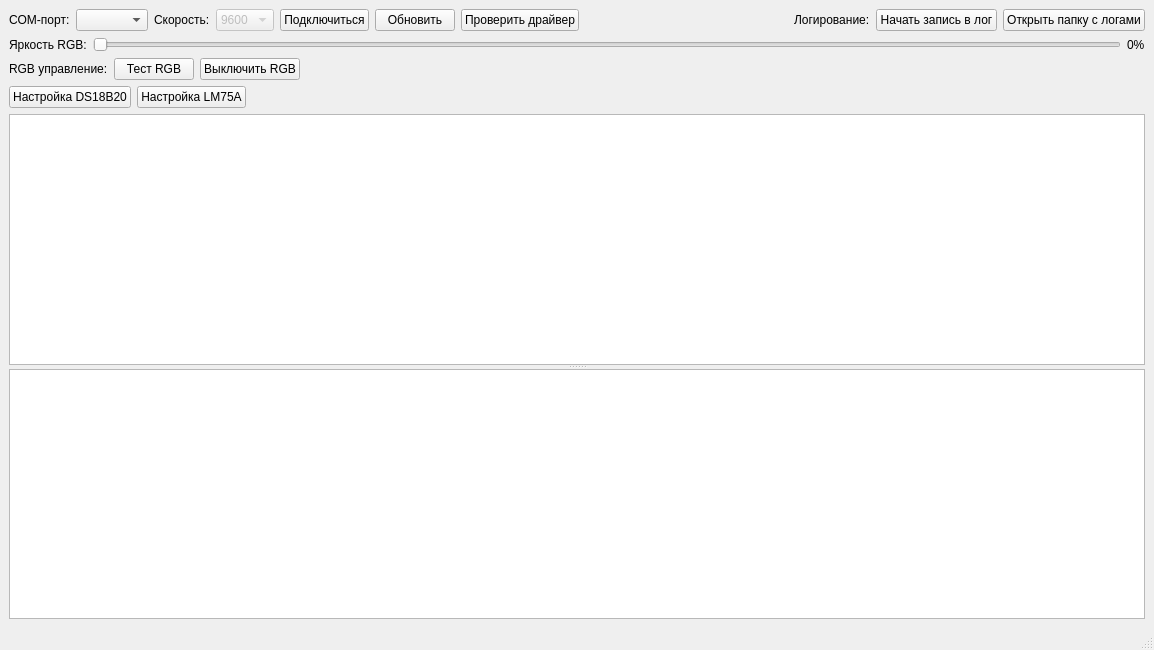
<?xml version="1.0" encoding="UTF-8"?>
<ui version="4.0">
 <class>MainWindow</class>
 <widget class="QMainWindow" name="MainWindow">
  <property name="geometry">
   <rect>
    <x>0</x>
    <y>0</y>
    <width>1154</width>
    <height>650</height>
   </rect>
  </property>
  <property name="windowTitle">
   <string>Температурный монитор - DS18B20 + LM75A + RGB</string>
  </property>
  <widget class="QWidget" name="centralwidget">
   <layout class="QVBoxLayout" name="verticalLayout">
    <item>
     <layout class="QHBoxLayout" name="horizontalLayout_ports">
      <item>
       <widget class="QLabel" name="label_port">
        <property name="text">
         <string>COM-порт:</string>
        </property>
       </widget>
      </item>
      <item>
       <widget class="QComboBox" name="portCombo"/>
      </item>
      <item>
       <widget class="QLabel" name="label_baud">
        <property name="text">
         <string>Скорость:</string>
        </property>
       </widget>
      </item>
      <item>
       <widget class="QComboBox" name="baudCombo">
        <property name="enabled">
         <bool>false</bool>
        </property>
        <property name="currentIndex">
         <number>0</number>
        </property>
        <item>
         <property name="text">
          <string>9600</string>
         </property>
        </item>
       </widget>
      </item>
      <item>
       <widget class="QPushButton" name="connectButton">
        <property name="text">
         <string>Подключиться</string>
        </property>
       </widget>
      </item>
      <item>
       <widget class="QPushButton" name="refreshButton">
        <property name="text">
         <string>Обновить</string>
        </property>
       </widget>
      </item>
      <item>
       <layout class="QHBoxLayout" name="horizontalLayout_logging">
        <item>
         <widget class="QPushButton" name="checkDriverButton">
          <property name="text">
           <string>Проверить драйвер</string>
          </property>
         </widget>
        </item>
        <item>
         <spacer name="horizontalSpacer_logging">
          <property name="orientation">
           <enum>Qt::Orientation::Horizontal</enum>
          </property>
          <property name="sizeHint" stdset="0">
           <size>
            <width>40</width>
            <height>20</height>
           </size>
          </property>
         </spacer>
        </item>
        <item>
         <widget class="QLabel" name="label_logging">
          <property name="text">
           <string>Логирование:</string>
          </property>
         </widget>
        </item>
        <item>
         <widget class="QPushButton" name="startLoggingButton">
          <property name="text">
           <string>Начать запись в лог</string>
          </property>
         </widget>
        </item>
       </layout>
      </item>
      <item>
       <widget class="QPushButton" name="openLogsFolderButton">
        <property name="text">
         <string>Открыть папку с логами</string>
        </property>
       </widget>
      </item>
     </layout>
    </item>
    <item>
     <layout class="QHBoxLayout" name="horizontalLayout_settings">
      <item>
       <widget class="QLabel" name="label_rgb">
        <property name="text">
         <string>Яркость RGB:</string>
        </property>
       </widget>
      </item>
      <item>
       <widget class="QSlider" name="rgbSlider">
        <property name="minimum">
         <number>0</number>
        </property>
        <property name="maximum">
         <number>100</number>
        </property>
        <property name="orientation">
         <enum>Qt::Orientation::Horizontal</enum>
        </property>
       </widget>
      </item>
      <item>
       <widget class="QLabel" name="rgbValueLabel">
        <property name="text">
         <string>0%</string>
        </property>
       </widget>
      </item>
     </layout>
    </item>
    <item>
     <layout class="QHBoxLayout" name="horizontalLayout_rgb">
      <item>
       <widget class="QLabel" name="label_rgb_control">
        <property name="text">
         <string>RGB управление:</string>
        </property>
       </widget>
      </item>
      <item>
       <widget class="QPushButton" name="rgbTestButton">
        <property name="text">
         <string>Тест RGB</string>
        </property>
       </widget>
      </item>
      <item>
       <widget class="QPushButton" name="rgbToggleButton">
        <property name="text">
         <string>Выключить RGB</string>
        </property>
       </widget>
      </item>
      <item>
       <spacer name="horizontalSpacer_rgb">
        <property name="orientation">
         <enum>Qt::Orientation::Horizontal</enum>
        </property>
        <property name="sizeHint" stdset="0">
         <size>
          <width>40</width>
          <height>20</height>
         </size>
        </property>
       </spacer>
      </item>
     </layout>
    </item>
    <item>
     <layout class="QHBoxLayout" name="horizontalLayout_buttons">
      <item>
       <widget class="QPushButton" name="configureDSButton">
        <property name="text">
         <string>Настройка DS18B20</string>
        </property>
       </widget>
      </item>
      <item>
       <widget class="QPushButton" name="configureLM75AButton">
        <property name="text">
         <string>Настройка LM75A</string>
        </property>
       </widget>
      </item>
      <item>
       <spacer name="horizontalSpacer_3">
        <property name="orientation">
         <enum>Qt::Orientation::Horizontal</enum>
        </property>
        <property name="sizeHint" stdset="0">
         <size>
          <width>40</width>
          <height>20</height>
         </size>
        </property>
       </spacer>
      </item>
     </layout>
    </item>
    <item>
     <widget class="QSplitter" name="splitter">
      <property name="orientation">
       <enum>Qt::Orientation::Vertical</enum>
      </property>
      <widget class="QTableView" name="tableView"/>
      <widget class="QTextEdit" name="logTextEdit"/>
     </widget>
    </item>
   </layout>
  </widget>
  <widget class="QMenuBar" name="menubar">
   <property name="geometry">
    <rect>
     <x>0</x>
     <y>0</y>
     <width>1154</width>
     <height>26</height>
    </rect>
   </property>
  </widget>
  <widget class="QStatusBar" name="statusbar"/>
 </widget>
 <resources/>
 <connections/>
</ui>
